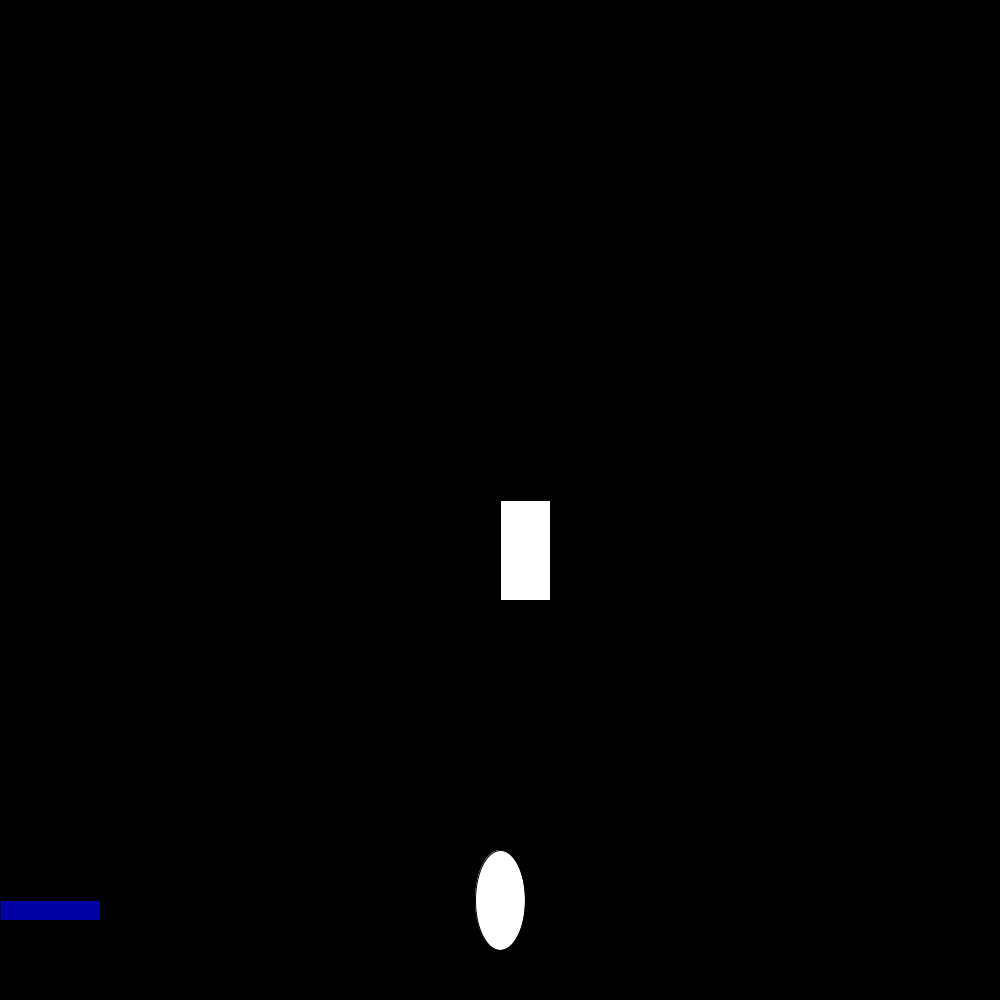
Frame 1 (no input)
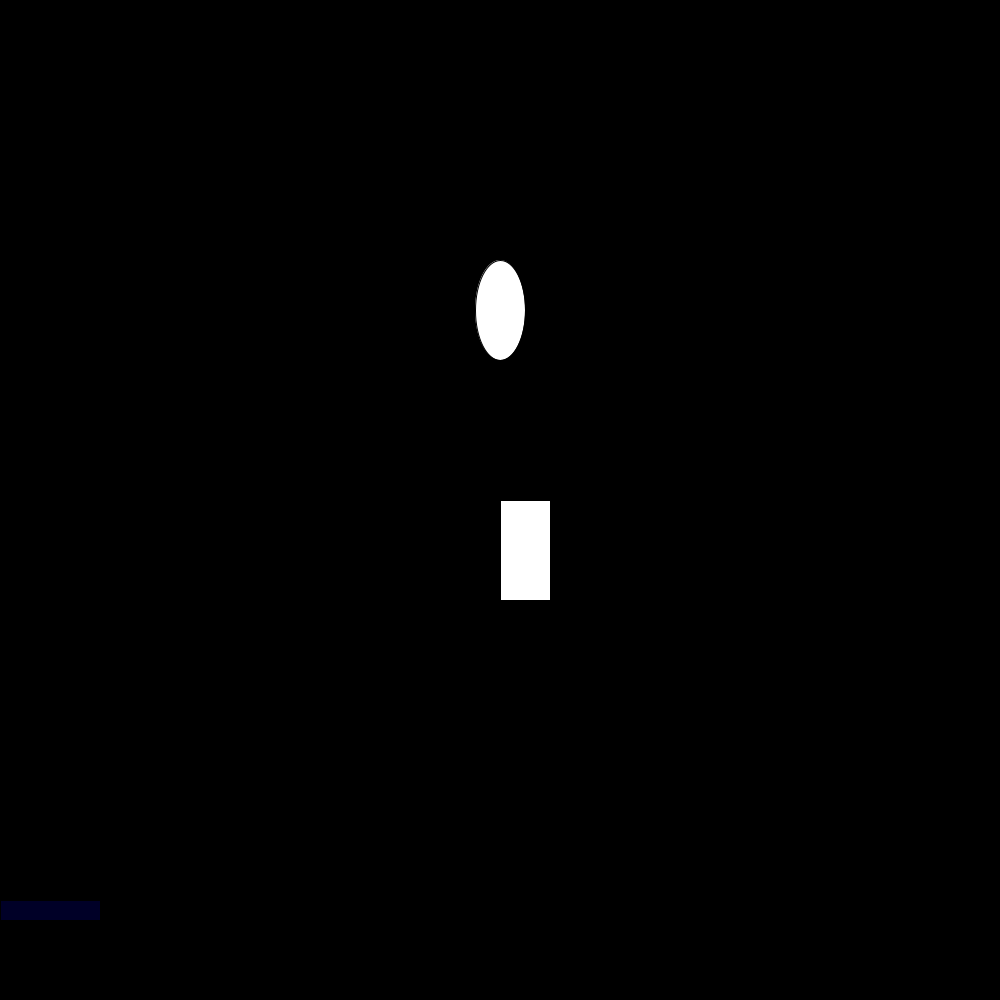
Frame 60 (the mouse pressed at the canvas centre just before this capture)
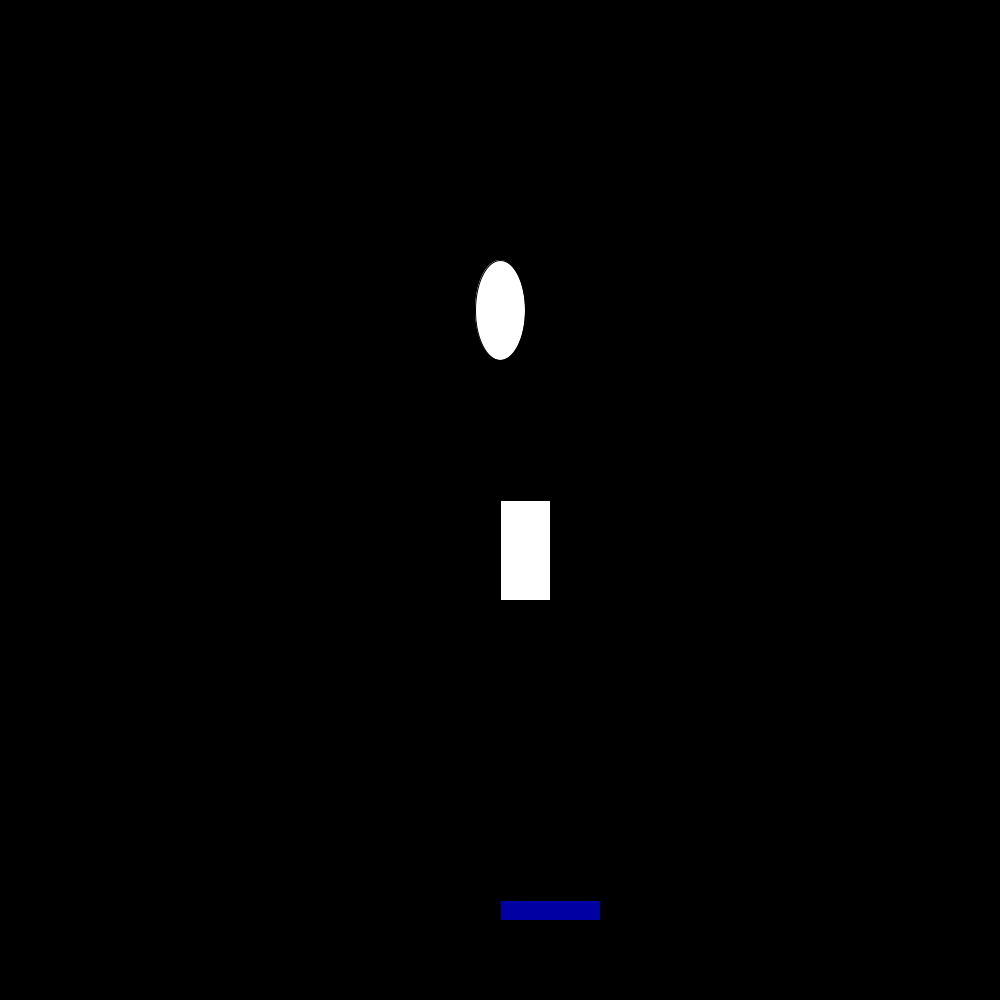
Frame 120 (the mouse held since frame 60 and released just before this capture)

The Processing sketch that drew these frames (run headless with seeded random() and noise(); from frame 60 on, the mouse is pressed at the canvas centre):

// Processing sketch: keats_alien_egger_
// ── keats_alien_egger_.pde
int bx=500;
int by=900;
int alienx=500;
int alieny=500;
void setup()
{
  noCursor();
  size(1000, 1000);
}
void mousePressed()
{
  bx=mouseX;
  by=900;
}
void draw()
{
  background(0, 0, 0);
  fill(0, 0, random(255));
  rect(mouseX, 900, 100, 20);
  fill(255, 255, 255);
  ellipse(bx, by, 50, 100);
  by=by-10;
  rect(alienx, alieny, 50, 100);

  // if(bx>alienx&&by<alienx+100&&by<alieny+100)
  if (bx>alienx && bx < alienx+100 && by<alieny+100)
  {
    alienx=(int)random(0, 900);
    alieny=(int)random(0, 500);
  }
}
